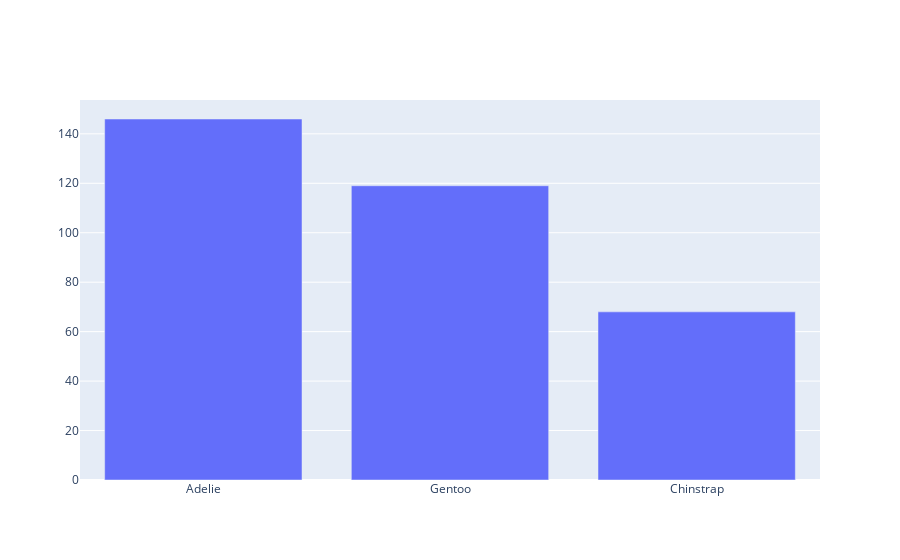

Notebook cell for this chart:
### Code cell
df_species = pd.DataFrame(df['species'].value_counts())

fig = go.Figure(data=[go.Bar(x=df_species.index, y=df_species['species'])])
fig.show()

### Figure 1 — Plotly figure (JSON) as saved in the notebook; plotly's stock layout.template omitted (floating-point values rounded to 4 significant figures)
{"data": [{"type": "bar", "x": ["Adelie", "Gentoo", "Chinstrap"], "y": [146, 119, 68]}], "layout": {}}
